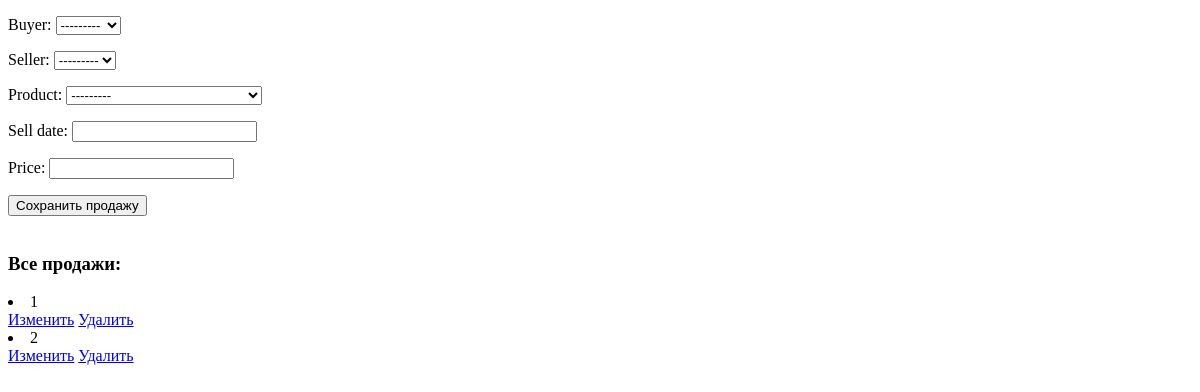
/add_sells/, run on an earlier commit of the app's database.
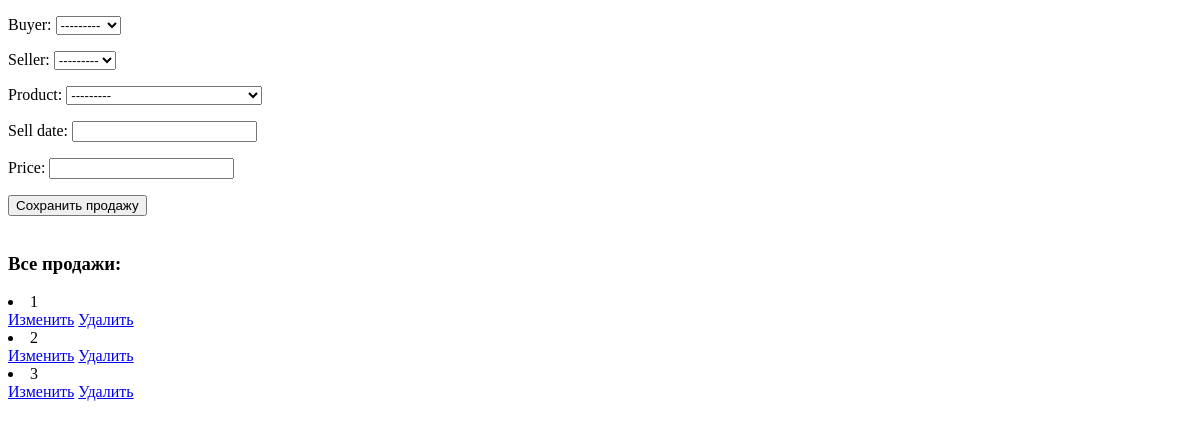
And on a later commit of the database.
### web/models.py (models this page shows)
class SellsInfo(models.Model):
    buyer = models.ForeignKey(Buyer, on_delete=models.CASCADE)
    seller = models.ForeignKey(Seller, on_delete=models.CASCADE)
    product = models.ForeignKey(Product, on_delete=models.CASCADE)
    sell_date = models.DateField()
    price = models.IntegerField()

### web/views.py (the view)
# urls.py: path('add_sells/', add_sells, name='add_sells'),
def add_sells(request):
    form = SellsForm()
    sells = SellsInfo.objects.all()
    if request.method == 'POST':
        form = SellsForm(data=request.POST)
        if form.is_valid():
            form.save()
            return redirect('add_sells')
    return render(request, 'web/add_sells.html', {'form': form, 'sells': sells})

### web/forms.py
class SellsForm(forms.ModelForm):
    class Meta:
        model = SellsInfo
        fields = ('buyer', 'seller', 'product', 'sell_date', 'price')

### web/models.py (called while the page is built)
    def __str__(self):
        return self.first_name

    def __str__(self):
        return self.first_name

    def __str__(self):
        return self.product_name

### web/templates/web/add_sells.html (shortened to what this page needs)
<!DOCTYPE html>
<html lang="en">
<head>
</head>
<body>
    <form method="post">
        {{ form.as_p }}
        <button>Сохранить продажу</button>
    </form><br>
    <h3>Все продажи:</h3>
    {% for sale in sells %}
        <li>{{ sale.id }}</li> <a href="{% url 'edit_sells' sale.id %}">Изменить</a> <a href="#">Удалить</a><br>
    {% endfor %}
</body>
</html>

What changed in the data, as far as the page shows it:
added SellsInfo: id "3"
